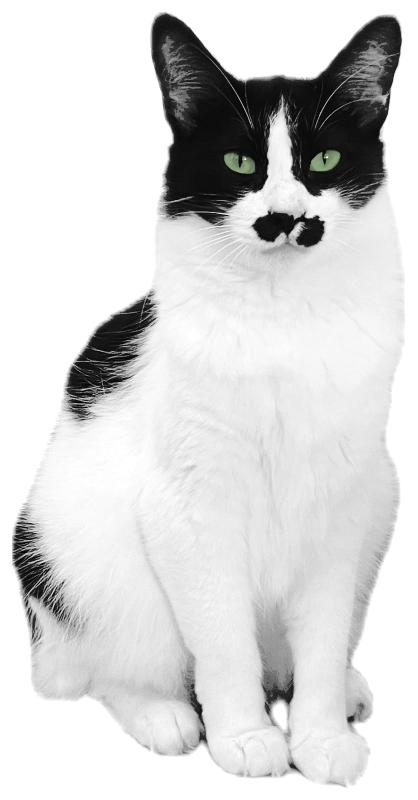
#> input picture web/img/bigode-fonte.png, 835 x 1600 px (shown at 1/2 size)
$ python fazer_icones.py
#> lines starting #> are read from the running program, lines starting #| are printed output that depends on the picture; after the words box and inside, x2 and y2 are one past the last pixel; in counts of white or black regions, pixels touching at a corner belong together
"""FAZER OS ICONES OFICIAIS DO BIGODE E DA PIPI
Venure · venure.com.br · 17/09/2026

Roda uma vez, na pasta do Cerebro:

    python fazer_icones.py

Ele compoe a foto de cada gato sobre o fundo da marca e grava todos os
tamanhos que o Chrome, o Windows e o iPhone pedem, nas duas pastas.

    Bigode  ->  foto do Bigode  sobre VERDE  (#9DC08B)
    Pipi    ->  foto da Pipi    sobre ROSA CLARO (#F3CCD8)

POR QUE UM SCRIPT, E NAO CODIGO DENTRO DO SERVIDOR
    Compor imagem exige Pillow. O servidor da Pipi tem UMA dependencia --
    o `modal` -- e nao vale somar outra para um icone que muda uma vez por
    ano. Aqui o Pillow e usado na hora de FAZER o arquivo; depois o
    servidor so entrega o .png pronto.

    E o servidor ja prefere arquivo a desenho: o `icone()` procura
    web/img/icone-NNN.png antes de cair no desenho de reserva. Entao rodar
    isto uma vez substitui o desenho para sempre.

O QUE ESTAVA ERRADO ANTES                                   (17/09)
    . A Pipi nao tinha arquivo de icone nenhum, e o manifest.json vinha com
      "icons": [] -- vazio. O Chrome nunca ofereceu "Instalar app", e o que
      aparecia era o desenho de reserva: um V da Venure.
    . O Bigode TINHA a foto do gato, mas com fundo branco/transparente. Num
      tema escuro o recorte come a silhueta; num tema claro o gato branco
      desaparece no fundo branco. Fundo de marca resolve os dois.

PRECISA DE
    python -m pip install pillow
"""

from pathlib import Path
import sys

try:
    from PIL import Image, ImageDraw
except ImportError:
    sys.exit("Falta o Pillow. Rode:  python -m pip install pillow")

AQUI = Path(__file__).resolve().parent

# Os tamanhos, e quem pede cada um:
#   16, 32, 48   aba do navegador e atalho do Windows
#   128          loja de extensoes do Chrome
#   180          tela de inicio do iPhone (apple-touch-icon)
#   192, 512     obrigatorios para o Chrome oferecer "Instalar app"
TAMANHOS = (16, 32, 48, 64, 128, 180, 192, 512)

PROJETOS = [
    {
        "nome": "Bigode IA",
        "pasta": AQUI / "web" / "img",
        # O primeiro que existir ganha. bigode.png e o recorte; o .jpg tem
        # fundo e serviria pior.
        "fontes": ["bigode-fonte.png", "bigode.png", "bigode.jpg"],
        # O verde da marca do Bigode, o mesmo --ac do index.html.
        "fundo": (157, 192, 139),
    },
    {
        "nome": "Pipi IA",
        "pasta": AQUI.parent / "Pipi IA" / "web" / "img",
        "fontes": ["pipi_gata_transparente.png", "pipi_gata.jpeg"],
        # Rosa claro: o rosa queimado (#E0849B) clareado, para a gata
        # cinza-prata aparecer por cima sem competir.
        "fundo": (243, 204, 216),
    },
]


def achar_fonte(pasta, nomes):
    for n in nomes:
        p = pasta / n
        if p.is_file():
            return p
#> in montar, bicho is the input picture: PIL image 835x1600 RGBA; mean R, G, B, A 214.6, 214.7, 214.6, 166.4
    return None


def recortar_no_bicho(img):
    """Tira a margem transparente em volta do gato.

    A foto da Pipi tem 2096x2157 com muito vazio em volta. Sem este
    recorte, no icone de 16 px sobra um pontinho de gato no meio de um
    quadrado rosa -- e a 16 px voce tem que reconhecer QUAL das duas
    ferramentas e, sem ler nada.
    """
    if img.mode != "RGBA":
        return img
    caixa = img.getchannel("A").getbbox()
#> caixa = (24, 24, 811, 1576)
    return img.crop(caixa) if caixa else img
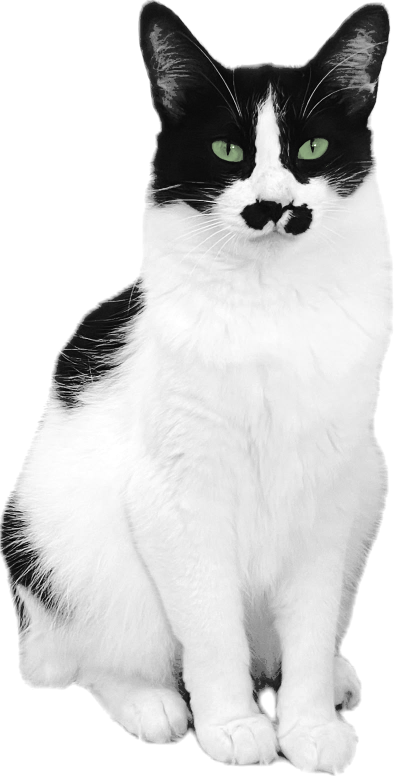
#> returned value: PIL image 787x1552 RGBA (shown at 1/2 size); mean R, G, B, A 210.8, 210.9, 210.8, 182; transparent parts drawn white


def quadrado(img, folga=0.08):
    """Poe a imagem num quadrado, centralizada, com uma folga em volta.

    A folga existe por causa do icone "maskable" do Android: ele recorta um
    circulo do centro. Sem folga, a orelha do gato sai cortada.
    """
#> called with folga = 0.08
    lado = int(max(img.size) * (1 + folga * 2))
#> lado = 1800
    tela = Image.new("RGBA", (lado, lado), (0, 0, 0, 0))
#> tela: PIL image 1800x1800 RGBA; every value is 0
    tela.paste(img, ((lado - img.width) // 2, (lado - img.height) // 2), img
               if img.mode == "RGBA" else None)
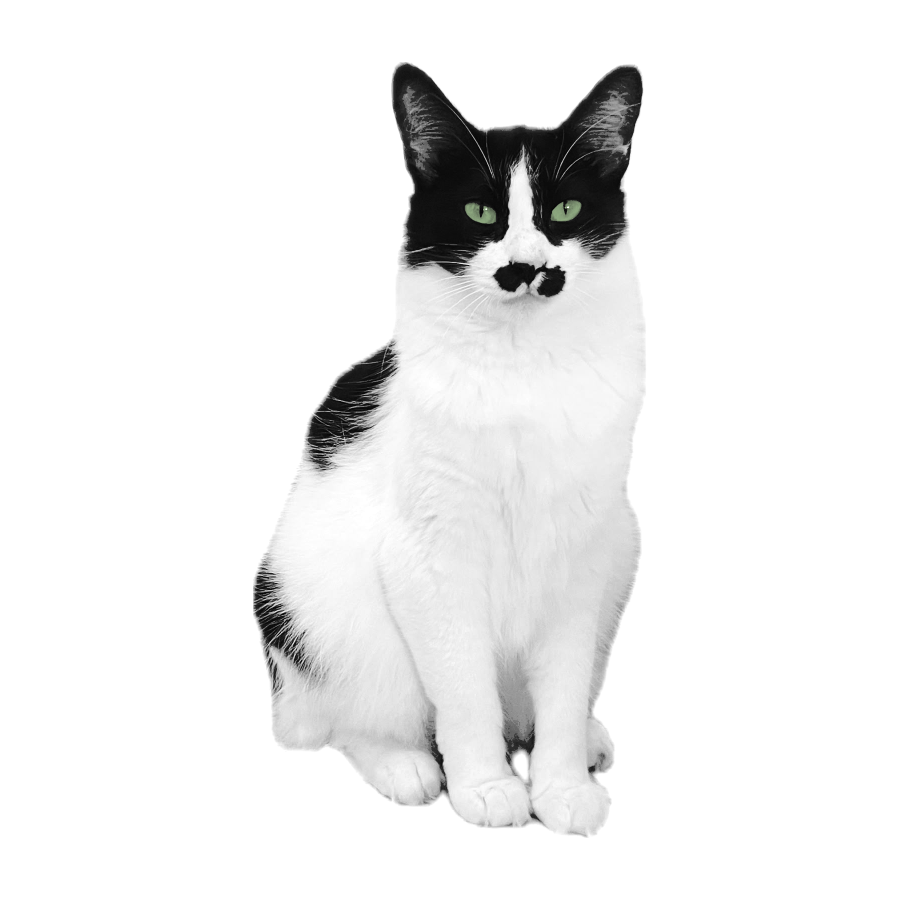
#> tela: PIL image 1800x1800 RGBA (shown at 1/2 size); mean R, G, B, A 52, 52, 51.9, 68.6; transparent parts drawn white
    return tela


def cantos(img, raio_rel=0.22):
    """Arredonda os cantos, como o icone de aplicativo de hoje espera."""
    lado = img.width
    mascara = Image.new("L", (lado, lado), 0)
    ImageDraw.Draw(mascara).rounded_rectangle(
        (0, 0, lado - 1, lado - 1), radius=int(lado * raio_rel), fill=255)
    saida = img.copy()
    saida.putalpha(mascara)
    return saida


def montar(fonte, cor_fundo, lado):
    bicho = Image.open(fonte)
    bicho = bicho.convert("RGBA")
    bicho = recortar_no_bicho(bicho)
    bicho = quadrado(bicho)

    # Redimensiona ANTES de compor, e com LANCZOS: reduzir depois de colar
    # mistura a borda do gato com o fundo e suja a silhueta.
    bicho = bicho.resize((lado, lado), Image.LANCZOS)
#> bicho: PIL image 16x16 RGBA

    fundo = Image.new("RGBA", (lado, lado), cor_fundo + (255,))
    fundo.alpha_composite(bicho)
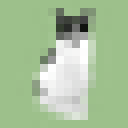
#> fundo: PIL image 16x16 RGBA (shown 8 times larger); mean R, G, B, A 167.4, 193, 154.2, 255

    # Canto arredondado so a partir de 48: em 16 e 32 o arredondamento come
    # pixel demais e o icone fica lavado.
    return cantos(fundo) if lado >= 48 else fundo


def main():
    print()
    print("=" * 66)
    print("  ICONES OFICIAIS DA VENURE")
    print("=" * 66)

    for proj in PROJETOS:
        pasta = proj["pasta"]
        print()
        print("  %s" % proj["nome"])
        print("  " + "-" * 62)

        if not pasta.is_dir():
            print("  pasta nao encontrada: %s" % pasta)
            continue

        fonte = achar_fonte(pasta, proj["fontes"])
        if not fonte:
            print("  nao achei a foto. Procurei por: %s"
                  % ", ".join(proj["fontes"]))
            continue
        print("  foto  : %s" % fonte.name)
        print("  fundo : rgb%s" % (proj["fundo"],))

        feitos = []
        for lado in TAMANHOS:
            img = montar(fonte, proj["fundo"], lado)
            for prefixo in ("icone", "favicon"):
                destino = pasta / ("%s-%d.png" % (prefixo, lado))
                img.save(destino, "PNG", optimize=True)
            feitos.append(lado)

        # O .ico com varios tamanhos dentro: e o que o Windows usa no
        # atalho e o que o Chrome pede sozinho em /favicon.ico, sem olhar
        # o <head> da pagina.
        base = montar(fonte, proj["fundo"], 256)
#> in montar (call 9), `bicho = bicho.resize((lado, lado), Image.LANCZOS)`:
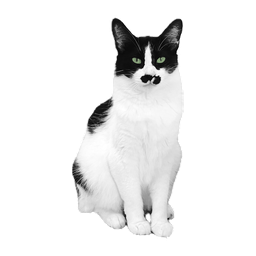
#> bicho: PIL image 256x256 RGBA; mean R, G, B, A 56.2, 56.2, 56.2, 68.6; transparent parts drawn white
#> in montar (call 9), `fundo.alpha_composite(bicho)`:
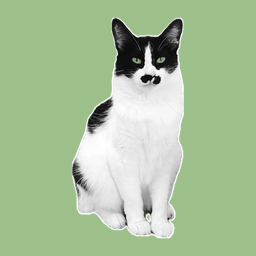
#> fundo: PIL image 256x256 RGBA; mean R, G, B, A 166.8, 192.4, 153.6, 255
#> in cantos (call 7), `mascara = Image.new("L", (lado, lado), 0)`: mascara: PIL image 256x256 L; every value is 0
#> in cantos (call 7), `ImageDraw.Draw(mascara).rounded_rectangle( (0, 0, lado - 1, lado - 1),..`:
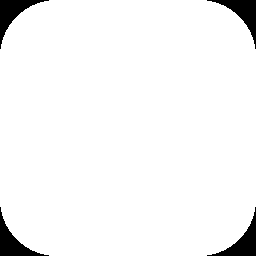
#> mascara: PIL image 256x256 L; 95.8% white; 4 black regions, box (x1, y1, x2, y2) and area: (0, 0, 49, 49) 691, (207, 0, 256, 49) 691, (0, 207, 49, 256) 691, (207, 207, 256, 256) 691
#> in cantos (call 7), `saida.putalpha(mascara)`:
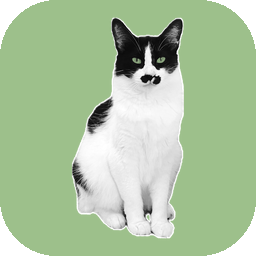
#> saida: PIL image 256x256 RGBA; mean R, G, B, A 166.8, 192.4, 153.6, 244.2; transparent parts drawn white
        base.save(pasta / "favicon.ico", "ICO",
                  sizes=[(s, s) for s in (16, 32, 48, 64, 128, 256)])

        print("  gravei: icone-* e favicon-* em %s" % ", ".join(
            str(x) for x in feitos))
        print("          favicon.ico com 6 tamanhos dentro")
#> pass 2 of the loop in main, `for proj in PROJETOS:`:
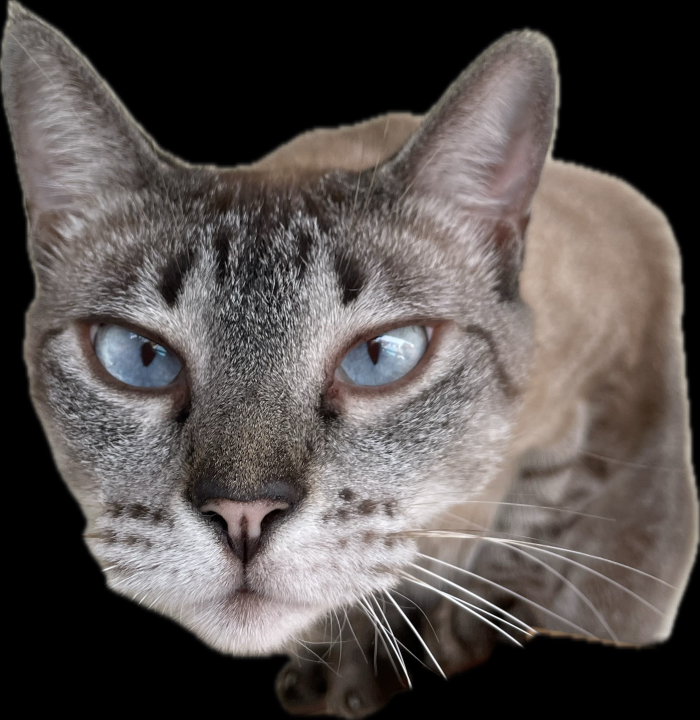
#> input picture pipi_gata.jpeg, 2098 x 2159 px, found by its file name (shown at 1/3 size)
#> in montar, bicho is the input picture: PIL image 2098x2159 RGB; mean R, G, B 86.9, 80.6, 78.4
#> in montar (call 18), `bicho = bicho.resize((lado, lado), Image.LANCZOS)`:
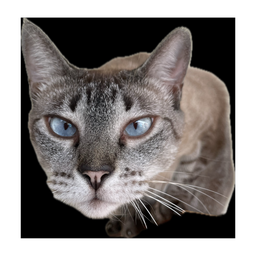
#> bicho: PIL image 256x256 RGBA; mean R, G, B, A 62.8, 58.3, 56.7, 184.2; transparent parts drawn white
#> in cantos (call 14), `saida.putalpha(mascara)`:
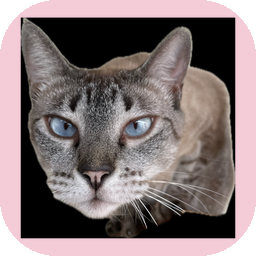
#> saida: PIL image 256x256 RGBA; mean R, G, B, A 130.2, 114.8, 116.6, 244.2; transparent parts drawn white

    print()
    print("=" * 66)
    print("  Pronto. Agora:")
    print("    1. feche e abra o Bigode e a Pipi")
    print("    2. na aba, Ctrl+F5  (o Chrome guarda icone com afinco)")
    print("    3. se ainda vier o antigo, abra em aba anonima para conferir")
    print("=" * 66)
    print()


if __name__ == "__main__":
    main()
